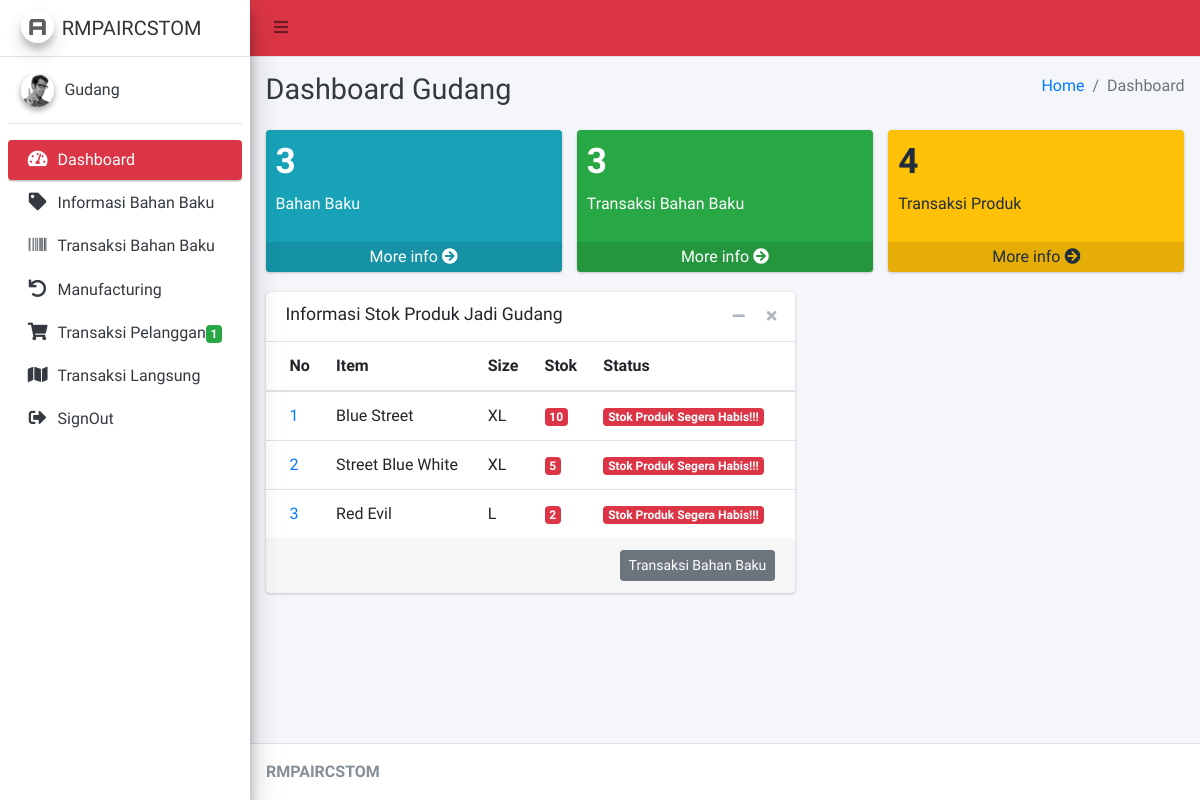
Before: /Gudang/cDashboard (signed in) with the older database file.
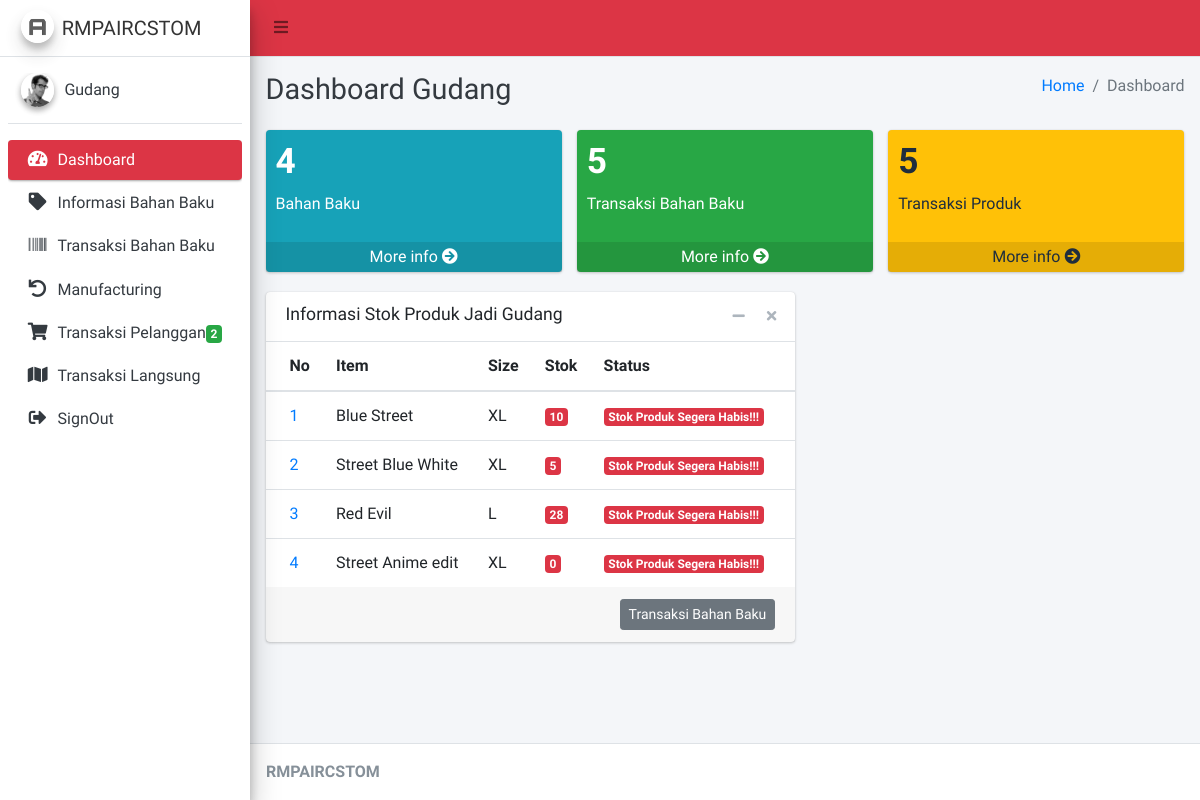
After: the same page with the newer database file.
### tables this page shows
CREATE TABLE `produk` (
  `id_produk` int(11) NOT NULL,
  `nama_produk` varchar(125) NOT NULL,
  `deskripsi` text NOT NULL,
  `gambar` text NOT NULL,
  `size` varchar(5) NOT NULL,
  `price_gudang` varchar(15) NOT NULL DEFAULT '0',
  `stok_gudang` int(11) NOT NULL
);

### application/controllers/Gudang/cDashboard.php (called while the page is built, shortened)
<?php
class cDashboard extends CI_Controller
{
    public function __construct()
    {
        $this->load->model('mDashboard');
    }
    public function index()
    {
        $data = array(
            'jml' => $this->mDashboard->jml_dashboard(),
            'stok_bb' => $this->mDashboard->stok_bb()
        );
        $this->load->view('Gudang/Layout/head');
        $this->load->view('Gudang/Layout/aside');
        $this->load->view('Gudang/vDashboard', $data);
        $this->load->view('Gudang/Layout/footer');
    }
}

### index.php (called while the page is built, shortened)
<?php
require_once BASEPATH.'core/CodeIgniter.php';

### application/models/mDashboard.php (called while the page is built, shortened)
<?php
class mDashboard extends CI_Model
{
    public function jml_dashboard()
    {
        $data['bahanbaku'] = $this->db->query("SELECT COUNT(id_produk) as produk FROM `produk` WHERE price_gudang !=0;")->row();
        $data['transaksi_bb'] = $this->db->query("SELECT COUNT(id_invoice) as tran_bb FROM `invoice_bb`;")->row();
        $data['produk'] = $this->db->query("SELECT COUNT(id_transaksi) as tran_cust FROM `transaksi_cust`;")->row();
        $data['tinta'] = $this->db->query("SELECT COUNT(id_sablon) as sablon FROM `sablon`;")->row();
        return $data;
    }
    public function stok_bb()
    {
        $this->db->select('*');
        $this->db->from('produk');
        return $this->db->get()->result();
    }
}

### application/views/Gudang/vDashboard.php (the view, shortened to what the changed rows need)
<div class="content-wrapper">
    <div class="content-header">
        <div class="container-fluid">
            <div class="row mb-2">
                <div class="col-sm-6">
                    <h1 class="m-0 text-dark">Dashboard Gudang</h1>
                </div>
            </div>
        </div>
    </div>
    <section class="content">
        <div class="container-fluid">
            <div class="row">
                <div class="col-lg-4 col-6">
                    <div class="small-box bg-info">
                        <div class="inner">
                            <h3><?= $jml['bahanbaku']->produk ?></h3>
                            <p>Bahan Baku</p>
                        </div>
                    </div>
                </div>
                <div class="col-lg-4 col-6">
                    <div class="small-box bg-success">
                        <div class="inner">
                            <h3><?= $jml['transaksi_bb']->tran_bb ?><sup style="font-size: 20px"></sup></h3>
                            <p>Transaksi Bahan Baku</p>
                        </div>
                    </div>
                </div>
                <div class="col-lg-4 col-6">
                    <div class="small-box bg-warning">
                        <div class="inner">
                            <h3><?= $jml['produk']->tran_cust ?></h3>
                            <p>Transaksi Produk</p>
                        </div>
                    </div>
                </div>
            </div>
            <div class="row">
                <section class="col-lg-7 connectedSortable">
                    <div class="card">
                        <div class="card-body p-0">
                            <div class="table-responsive">
                                <table class="table m-0">
                                    <thead>
                                        <tr>
                                            <th>No</th>
                                            <th>Item</th>
                                            <th>Size</th>
                                            <th>Stok</th>
                                            <th>Status</th>
                                        </tr>
                                    </thead>
                                    <tbody>
                                        <?php
                                        $no = 1;
                                        foreach ($stok_bb as $key => $value) {
                                        ?>
                                            <tr>
                                                <td><a href="pages/examples/invoice.html"><?= $no++ ?></a></td>
                                                <td><?= $value->nama_produk ?></td>
                                                <td><?= $value->size ?></td>
                                                <td><?php
                                                    if ($value->stok_gudang <= 30) {
                                                    ?>
                                                        <span class="badge badge-danger"><?= $value->stok_gudang ?></span>
                                                    <?php
                                                    } else {
                                                    ?>
                                                        <span class="badge badge-success"><?= $value->stok_gudang ?></span>
                                                    <?php
                                                    }
                                                    ?>
                                                </td>
                                                <td><?php
                                                    if ($value->stok_gudang <= 30) {
                                                    ?>
                                                        <span class="badge badge-danger">Stok Produk Segera Habis!!!</span>
                                                    <?php
                                                    } else {
                                                    ?>
                                                        <span class="badge badge-success">Stok Produk Aman!!!</span>
                                                    <?php
                                                    }
                                                    ?>
                                                </td>
                                            </tr>
                                        <?php
                                        }
                                        ?>
                                    </tbody>
                                </table>
                            </div>
                        </div>
                    </div>
                </section>
            </div>
        </div>
    </section>
</div>

### application/views/Gudang/Layout/aside.php (shortened to what the changed rows need)
<aside class="main-sidebar sidebar-light-danger elevation-4">
	<div class="sidebar">
		<nav class="mt-2">
			<ul class="nav nav-pills nav-sidebar flex-column" data-widget="treeview" role="menu" data-accordion="false">
				<?php
				$query = $this->db->query("SELECT COUNT(id_transaksi) as jml FROM `transaksi_cust` WHERE status_order=1;")->row();
				?>
				<li class="nav-item">
					<a href="<?= base_url('Gudang/cTransaksiPelanggan') ?>" class="nav-link <?php if ($this->uri->segment(1) == 'Gudang' && $this->uri->segment(2) == 'cTransaksiPelanggan') {
																								echo 'active';
																							}  ?>">
						<i class="nav-icon fas fa-shopping-cart"></i>
						<p>Transaksi Pelanggan </p><span class="badge badge-success"><?= $query->jml ?></span>
					</a>
				</li>
			</ul>
		</nav>
	</div>
</aside>

Changed rows visible on the page:
changed produk "Red Evil": stok_gudang "2" → "28"
added produk: nama_produk "Street Anime edit", size "XL", stok_gudang "0", shows "Stok Produk Segera Habis!!!"
Other visible differences:
$query->jml: "1" → "2"
$jml['bahanbaku']->produk: "3" → "4"
$jml['transaksi_bb']->tran_bb: "3" → "5"
$jml['produk']->tran_cust: "4" → "5"
